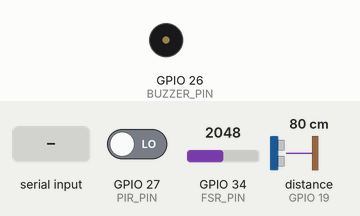
The sketch below on a simulated ESP32. Shown: buzzer (waves = sounding, pin HIGH). The test bench sets the inputs (shaded band); at power-on: GPIO 27 (PIR_PIN) LOW, GPIO 34 (FSR_PIN) = 2048, distance to the obstacle (sensor on GPIO 19) 80 cm (analog values on the 0–4095 scale). The echo pulse lasts 58.3 µs per cm; pins used as bus, display or sensor lines are not drawn; what the sketch prints to the serial monitor is not drawn.

Above: at 6.0 s.
6.1 s: GPIO 27 (PIR_PIN) driven HIGH
At 6.33 s:
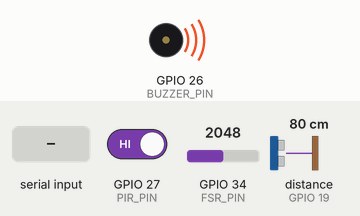
7.9 s: "CAM_READY\n" received over the second serial link
9.4 s: "ERR:\n" received over the second serial link
Timing chart, 0 to 12.4 s (numbered marks = the images above; inputs shaded):
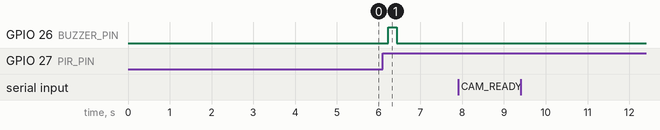

The sketch:

esp32_main.ino
```cpp
#include <Arduino.h>

// ===================== 引脚定义 =====================
#define PIR_PIN        27
#define BUZZER_PIN     26
#define CAM_POWER_PIN  25

#define FSR_PIN        34   // ADC1
#define TRIG_PIN       18
#define ECHO_PIN       19

#define CAM_RX_PIN     16   // ESP32 RX2，接 ESP32-CAM GPIO1 / U0T
#define CAM_TX_PIN     17   // ESP32 TX2，接 ESP32-CAM GPIO3 / U0R

// ===================== CAM 电源控制 =====================
// 调试阶段如果 ESP32-CAM 直接常供电，改成 0
#define USE_CAM_POWER_SWITCH  0

// 成品 MOS 电源开关模块通常 HIGH 打开，LOW 关闭
// 如果你用的是 P-MOS 高边开关，可能需要改成 LOW 打开
#define CAM_POWER_ON_LEVEL    HIGH
#define CAM_POWER_OFF_LEVEL   LOW

// ===================== FSR402 参数 =====================
// 需要根据你的实际串口输出调整
// 压力越大，ADC 越大
#define FSR_PRESS_THRESHOLD   1200

// ===================== 超声波判断参数 =====================
const float ARRIVE_DISTANCE_CM = 20.0;
const float REMOVE_DISTANCE_CM = 50.0;

// ===================== 业务流程时间参数 =====================
const unsigned long PREDETECT_WAIT_MS = 5000;
const unsigned long STABLE_WAIT_MS    = 5000;
const unsigned long SAMPLE_INTERVAL_MS = 100;

const int ARRIVE_TOTAL_SAMPLES = 30;
const int ARRIVE_VALID_COUNT   = 20;

const int REMOVE_TOTAL_SAMPLES = 20;
const int REMOVE_VALID_COUNT   = 15;

// 离开检测最长等待时间。
// 0 表示一直等待包裹被取走。
// 课程演示时可以改成 300000，即 5 分钟。
const unsigned long REMOVE_MAX_WAIT_MS = 0;

// PIR 触发冷却时间，避免重复触发
const unsigned long PIR_COOLDOWN_MS = 5000;

HardwareSerial CamSerial(2);

bool camSerialStarted = false;
bool camReadyOnce = false;
unsigned long lastPirTriggerTime = 0;

struct DetectResult {
  bool success;
  int validCount;
  int totalCount;
  int fsrValue;
  float distance;
};

// ===================== 基础函数 =====================
void beepDoorbell() {
  digitalWrite(BUZZER_PIN, HIGH);
  delay(200);
  digitalWrite(BUZZER_PIN, LOW);
}

void camUartBegin() {
  if (!camSerialStarted) {
    CamSerial.begin(115200, SERIAL_8N1, CAM_RX_PIN, CAM_TX_PIN);
    camSerialStarted = true;
  }
}

void camUartEnd() {
  CamSerial.end();
  camSerialStarted = false;

  // 防止 ESP32-CAM 断电后被 UART 反向供电
  pinMode(CAM_TX_PIN, INPUT);
  pinMode(CAM_RX_PIN, INPUT);
}

void camPowerOn() {
#if USE_CAM_POWER_SWITCH
  digitalWrite(CAM_POWER_PIN, CAM_POWER_ON_LEVEL);
  delay(3000);
#endif
  camUartBegin();
}

void camPowerOff() {
  camUartEnd();
#if USE_CAM_POWER_SWITCH
  digitalWrite(CAM_POWER_PIN, CAM_POWER_OFF_LEVEL);
#endif
}

String readCamLine(unsigned long timeoutMs) {
  String line = "";
  unsigned long start = millis();

  while (millis() - start < timeoutMs) {
    while (CamSerial.available()) {
      char c = CamSerial.read();

      if (c == '\n') {
        line.trim();
        return line;
      } else if (c != '\r') {
        line += c;
      }
    }
    delay(10);
  }

  line.trim();
  return line;
}

bool waitForCamReady(unsigned long timeoutMs) {
  unsigned long start = millis();

  while (millis() - start < timeoutMs) {
    String msg = readCamLine(1000);

    if (msg.length() > 0) {
      Serial.print("[CAM] ");
      Serial.println(msg);

      if (msg == "CAM_READY") {
        return true;
      }
    }
  }

  return false;
}

bool sendCamCommandWaitAck(const String& cmd, const String& expectedAck, unsigned long timeoutMs) {
  Serial.print("[ESP32 -> CAM] ");
  Serial.println(cmd);

  CamSerial.println(cmd);

  unsigned long start = millis();

  while (millis() - start < timeoutMs) {
    String msg = readCamLine(1000);

    if (msg.length() > 0) {
      Serial.print("[CAM] ");
      Serial.println(msg);

      if (msg == expectedAck) {
        return true;
      }

      if (msg.startsWith("ERR:")) {
        return false;
      }
    }
  }

  return false;
}

void shutdownCamSession() {
  sendCamCommandWaitAck("CMD:SHUTDOWN", "CAM_SLEEP_OK", 5000);
  delay(300);

#if USE_CAM_POWER_SWITCH
  camPowerOff();
  camReadyOnce = false;
#else
  // 调试阶段 ESP32-CAM 常供电，不关闭串口，不等待下一次 CAM_READY。
  // 后续再次调用 startCamSession() 时使用 CMD:PING 确认 ESP32-CAM 仍在线。
#endif
}

bool startCamSession() {
  camPowerOn();

#if USE_CAM_POWER_SWITCH
  Serial.println("[CAM] 电源控制模式：等待 ESP32-CAM 启动...");
  bool ready = waitForCamReady(25000);
  if (!ready) {
    Serial.println("[ERROR] ESP32-CAM 未返回 CAM_READY");
    camPowerOff();
    return false;
  }
  camReadyOnce = true;
  return true;
#else
  if (!camReadyOnce) {
    Serial.println("[CAM] 常供电调试模式：首次等待 CAM_READY...");
    bool ready = waitForCamReady(30000);
    if (ready) {
      camReadyOnce = true;
      return true;
    }
    Serial.println("[WARN] 未等到 CAM_READY，尝试 CMD:PING...");
  }

  bool pingOK = sendCamCommandWaitAck("CMD:PING", "ACK:PING", 3000);
  if (pingOK) {
    camReadyOnce = true;
    return true;
  }

  Serial.println("[ERROR] ESP32-CAM PING 无响应，请检查 UART 接线或重启 ESP32-CAM");
  return false;
#endif
}

// ===================== 传感器读取 =====================
int readFSR() {
  int value = analogRead(FSR_PIN);
  return value;
}

float readDistanceCM() {
  digitalWrite(TRIG_PIN, LOW);
  delayMicroseconds(2);

  digitalWrite(TRIG_PIN, HIGH);
  delayMicroseconds(10);
  digitalWrite(TRIG_PIN, LOW);

  unsigned long duration = pulseIn(ECHO_PIN, HIGH, 30000);

  if (duration == 0) {
    return 999.0;
  }

  float distance = duration * 0.0343 / 2.0;
  return distance;
}

bool pirStableTriggered() {
  if (digitalRead(PIR_PIN) == HIGH) {
    delay(120);
    return digitalRead(PIR_PIN) == HIGH;
  }
  return false;
}

bool packagePresentOnce(int fsrValue, float distance) {
  return fsrValue >= FSR_PRESS_THRESHOLD && distance < ARRIVE_DISTANCE_CM;
}

bool packageRemovedOnce(int fsrValue, float distance) {
  return fsrValue < FSR_PRESS_THRESHOLD && distance > REMOVE_DISTANCE_CM;
}

// ===================== 到达检测窗口 =====================
DetectResult detectPackageArrived() {
  DetectResult result;
  result.success = false;
  result.validCount = 0;
  result.totalCount = ARRIVE_TOTAL_SAMPLES;
  result.fsrValue = 0;
  result.distance = 999.0;

  for (int i = 0; i < ARRIVE_TOTAL_SAMPLES; i++) {
    int fsr = readFSR();
    float dist = readDistanceCM();

    result.fsrValue = fsr;
    result.distance = dist;

    if (packagePresentOnce(fsr, dist)) {
      result.validCount++;
    }

    Serial.print("[ARRIVE] ");
    Serial.print(i + 1);
    Serial.print("/");
    Serial.print(ARRIVE_TOTAL_SAMPLES);
    Serial.print(" FSR=");
    Serial.print(fsr);
    Serial.print(" DIST=");
    Serial.print(dist);
    Serial.print("cm VALID=");
    Serial.println(result.validCount);

    delay(SAMPLE_INTERVAL_MS);
  }

  result.success = result.validCount >= ARRIVE_VALID_COUNT;
  return result;
}

// ===================== 离开检测窗口 =====================
DetectResult detectPackageRemoved() {
  DetectResult result;
  result.success = false;
  result.validCount = 0;
  result.totalCount = REMOVE_TOTAL_SAMPLES;
  result.fsrValue = 0;
  result.distance = 999.0;

  for (int i = 0; i < REMOVE_TOTAL_SAMPLES; i++) {
    int fsr = readFSR();
    float dist = readDistanceCM();

    result.fsrValue = fsr;
    result.distance = dist;

    if (packageRemovedOnce(fsr, dist)) {
      result.validCount++;
    }

    Serial.print("[REMOVE] ");
    Serial.print(i + 1);
    Serial.print("/");
    Serial.print(REMOVE_TOTAL_SAMPLES);
    Serial.print(" FSR=");
    Serial.print(fsr);
    Serial.print(" DIST=");
    Serial.print(dist);
    Serial.print("cm VALID=");
    Serial.println(result.validCount);

    delay(SAMPLE_INTERVAL_MS);
  }

  result.success = result.validCount >= REMOVE_VALID_COUNT;
  return result;
}

String makeArrivedEvent(const DetectResult& r) {
  String cmd = "EVENT:ARRIVED";
  cmd += ",FSR=" + String(r.fsrValue);
  cmd += ",DIST=" + String(r.distance, 1);
  cmd += ",VALID=" + String(r.validCount) + "/" + String(r.totalCount);
  return cmd;
}

String makeRemovedEvent(const DetectResult& r) {
  String cmd = "EVENT:REMOVED";
  cmd += ",FSR=" + String(r.fsrValue);
  cmd += ",DIST=" + String(r.distance, 1);
  cmd += ",VALID=" + String(r.validCount) + "/" + String(r.totalCount);
  return cmd;
}

String makeFalseTriggerEvent(const DetectResult& r) {
  String cmd = "EVENT:FALSE_TRIGGER";
  cmd += ",VALID=" + String(r.validCount) + "/" + String(r.totalCount);
  return cmd;
}

// ===================== 主流程 =====================
void runOneBusinessFlow() {
  Serial.println();
  Serial.println("========== PIR 触发，进入业务流程 ==========");

  beepDoorbell();

  if (!startCamSession()) {
    Serial.println("[WARN] CAM 启动失败，主控仍继续执行传感器流程");
  } else {
    sendCamCommandWaitAck("EVENT:DOORBELL", "ACK:DOORBELL", 5000);
  }

  Serial.println("[STATE] 5秒预稳定等待");
  delay(PREDETECT_WAIT_MS);

  Serial.println("[STATE] 3秒包裹到达检测窗口");
  DetectResult arriveResult = detectPackageArrived();

  if (!arriveResult.success) {
    Serial.println("[RESULT] 未检测到包裹，判定为误触发");

    if (CamSerial) {
      String cmd = makeFalseTriggerEvent(arriveResult);
      sendCamCommandWaitAck(cmd, "ACK:FALSE_TRIGGER", 5000);
      shutdownCamSession();
    }

    Serial.println("[STATE] 返回待机");
    return;
  }

  Serial.println("[RESULT] 包裹到达有效，进入5秒稳定确认期");
  delay(STABLE_WAIT_MS);

  Serial.println("[STATE] 通知 ESP32-CAM 拍照并上报 ARRIVED");
  if (CamSerial) {
    String cmd = makeArrivedEvent(arriveResult);
    sendCamCommandWaitAck(cmd, "ACK:ARRIVED", 60000);
    shutdownCamSession();
  }

  Serial.println("[STATE] ESP32 主控进入包裹离开检测");

  unsigned long removeStart = millis();

  while (true) {
    DetectResult removeResult = detectPackageRemoved();

    if (removeResult.success) {
      Serial.println("[RESULT] 包裹已被取走");

      if (startCamSession()) {
        String cmd = makeRemovedEvent(removeResult);
        sendCamCommandWaitAck(cmd, "ACK:REMOVED", 60000);
        shutdownCamSession();
      }

      Serial.println("[STATE] 一次完整流程结束，返回待机");
      return;
    }

    Serial.println("[RESULT] 包裹仍在，继续检测");

    if (REMOVE_MAX_WAIT_MS > 0 && millis() - removeStart > REMOVE_MAX_WAIT_MS) {
      Serial.println("[TIMEOUT] 离开检测超时，返回待机");
      return;
    }

    delay(500);
  }
}

void setup() {
  Serial.begin(115200);

  pinMode(PIR_PIN, INPUT);
  pinMode(BUZZER_PIN, OUTPUT);
  pinMode(CAM_POWER_PIN, OUTPUT);

  pinMode(TRIG_PIN, OUTPUT);
  pinMode(ECHO_PIN, INPUT);

  digitalWrite(BUZZER_PIN, LOW);
  digitalWrite(TRIG_PIN, LOW);

#if USE_CAM_POWER_SWITCH
  digitalWrite(CAM_POWER_PIN, CAM_POWER_OFF_LEVEL);
#endif

  analogReadResolution(12);
  analogSetPinAttenuation(FSR_PIN, ADC_11db);

  Serial.println("ESP32 主控启动完成");
  Serial.println("等待 PIR 触发...");
  Serial.println("提示：先观察无压力/有压力时 FSR ADC 值，再调整 FSR_PRESS_THRESHOLD");
}

void loop() {
  if (millis() - lastPirTriggerTime < PIR_COOLDOWN_MS) {
    delay(50);
    return;
  }

  if (pirStableTriggered()) {
    lastPirTriggerTime = millis();
    runOneBusinessFlow();
  }

  delay(100);
}
```

Measured:
- after the input at 6.1 s, GPIO 26 (BUZZER_PIN): LOW → HIGH after 0.13 s, → LOW 0.20 s later
- after the input at 7.9 s, every drawn part: stays the same
- after the input at 9.4 s, every drawn part: stays the same
